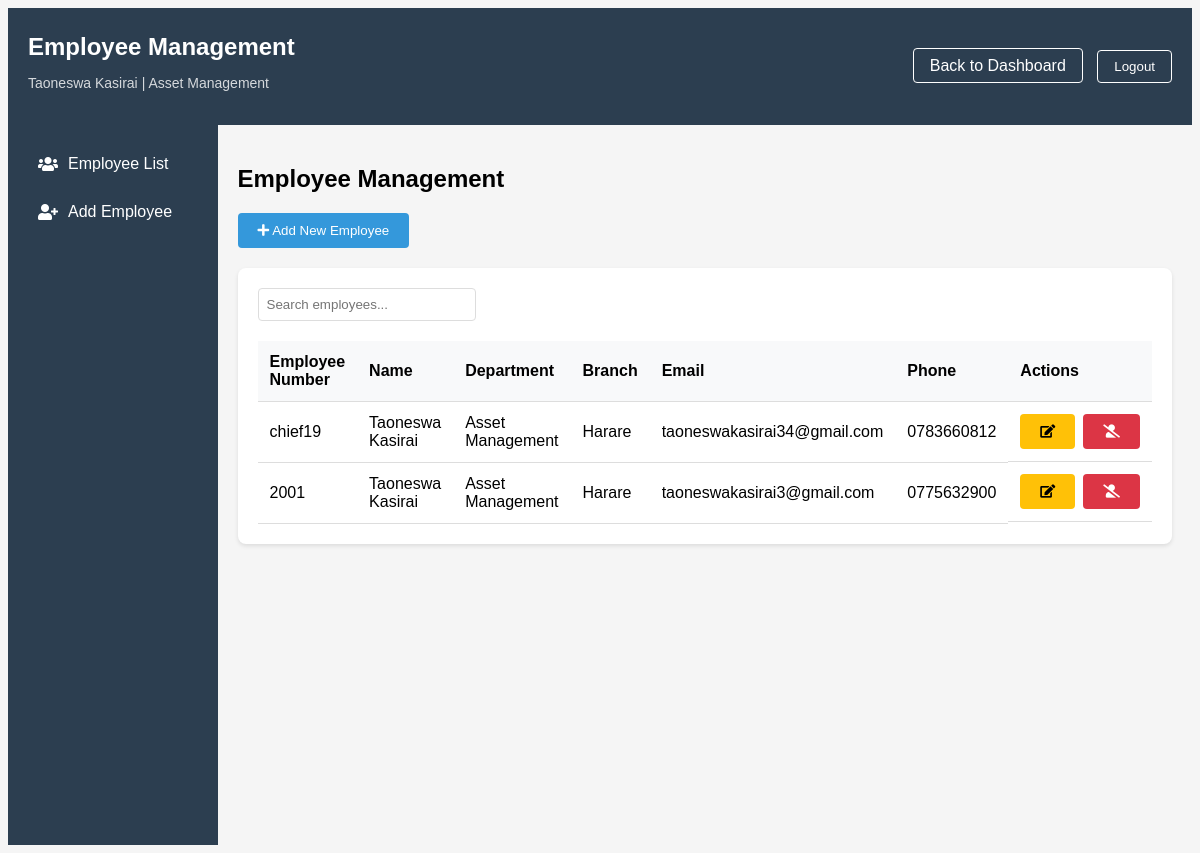
The page /employee-management/ (signed in) on the database as committed earlier.
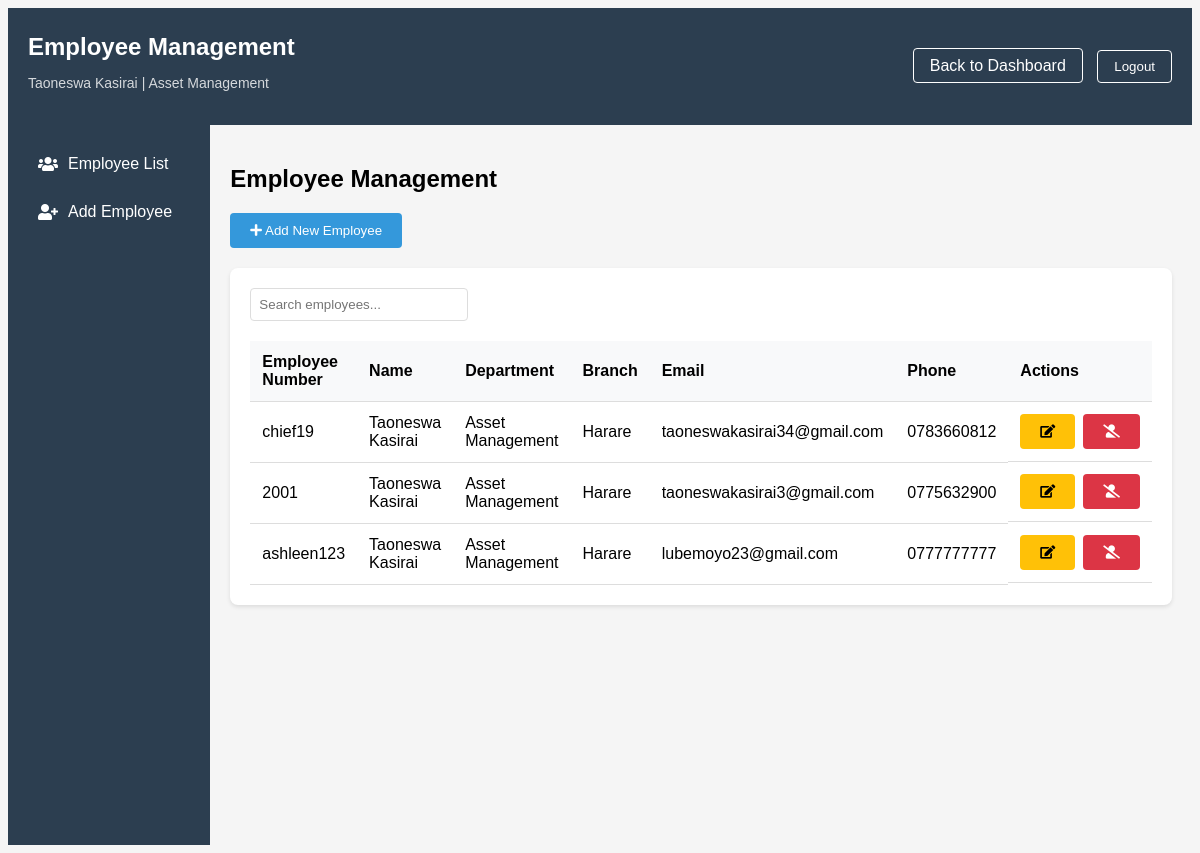
The same page on the database as committed later.
### myapp/models.py (models this page shows, shortened)
class Employee(models.Model):
    employee_number = models.CharField(max_length=10, unique=True)
    name = models.CharField(max_length=100)
    surname = models.CharField(max_length=100)
    department = models.ForeignKey(Department, on_delete=models.PROTECT)
    branch = models.CharField(max_length=100)
    section = models.CharField(max_length=100)
    email = models.EmailField(unique=True)
    phone_regex = RegexValidator(
        regex=r'^07\d{8}$',
        message="Phone number must start with '07' and be 10 digits long"
    )
    phone_number = models.CharField(
        validators=[phone_regex],
        max_length=10,
        unique=True
    )
    signature = models.ImageField(
        upload_to='signatures/', null=True, blank=True)
    created_at = models.DateTimeField(auto_now_add=True)
    password = models.CharField(
        max_length=128, default=make_password('defaultpassword'))
    is_first_login = models.BooleanField(default=True)
    is_active = models.BooleanField(default=True)
    roles = models.ManyToManyField(Role, blank=True)
    class Meta:
        ordering = ['surname', 'name']

class Department(models.Model):
    code = models.CharField(max_length=10, unique=True)
    name = models.CharField(max_length=100)
    description = models.TextField(blank=True)
    is_active = models.BooleanField(default=True)
    created_at = models.DateTimeField(auto_now_add=True)
    def __str__(self):
        return self.name
    class Meta:
        ordering = ['name']

### myapp/views.py (the view)
# urls.py: path('employee-management/', views.employee_management,
def employee_management(request):
    if 'employee_id' not in request.session:
        return redirect('login')
    employee = Employee.objects.get(id=request.session['employee_id'])
    return render(request, 'myapp/employee_management.html', {
        'employee': employee,
        'employees': Employee.objects.all().order_by('-is_active', 'surname', 'name'),
        'departments': Department.objects.filter(is_active=True),
    })

### myapp/templates/myapp/employee_management.html (shortened to what this page needs)
<!DOCTYPE html>
<html>
<head>
    {% load static %}
    <link rel="stylesheet" type="text/css" href="{% static 'myapp/css/style.css' %}">
    <link href="https://cdnjs.cloudflare.com/ajax/libs/font-awesome/5.15.4/css/all.min.css" rel="stylesheet">
</head>
<body>
    <div class="dashboard-header">
        <div class="user-info">
            <h1>Employee Management</h1>
            <p class="user-details">{{ employee.name }} {{ employee.surname }} | {{ employee.department }}</p>
        </div>
        <div class="header-actions">
            <a href="{% url 'dashboard' %}" class="back-button">Back to Dashboard</a>
            <button class="logout-button">Logout</button>
        </div>
    </div>
    <div class="system-layout">
        <div class="sidebar">
            <ul class="sidebar-menu">
                <li>
                    <a href="#employee-list">
                        <i class="fas fa-users"></i>
                        Employee List
                    </a>
                </li>
                <li>
                    <a href="#add-employee">
                        <i class="fas fa-user-plus"></i>
                        Add Employee
                    </a>
                </li>
            </ul>
        </div>
        <div class="main-content">
            <div class="content-header">
                <h2>Employee Management</h2>
                <button class="btn btn-primary" onclick="openModal()">
                    <i class="fas fa-plus"></i> Add New Employee
                </button>
            </div>
            <div class="employee-list">
                <div class="table-header">
                    <input type="text" class="search-box" id="employeeSearch"
                           placeholder="Search employees..." onkeyup="searchEmployees()">
                </div>
                <table class="employee-table" id="employeeTable">
                    <thead>
                        <tr>
                            <th>Employee Number</th>
                            <th>Name</th>
                            <th>Department</th>
                            <th>Branch</th>
                            <th>Email</th>
                            <th>Phone</th>
                            <th>Actions</th>
                        </tr>
                    </thead>
                    <tbody>
                        {% for emp in employees %}
                        <tr {% if not emp.is_active %}style="opacity: 0.6;"{% endif %}>
                            <td>{{ emp.employee_number }}</td>
                            <td>{{ emp.name }} {{ emp.surname }}</td>
                            <td>{{ emp.department.name }}</td>
                            <td>{{ emp.branch }}</td>
                            <td>{{ emp.email }}</td>
                            <td>{{ emp.phone_number }}</td>
                            <td class="action-buttons">
                                <button class="btn btn-edit" onclick="editEmployee('{{ emp.id }}', '{{ emp.employee_number }}', '{{ emp.name }}', '{{ emp.surname }}', '{{ emp.email }}', '{{ emp.phone_number }}', '{{ emp.department }}', '{{ emp.branch }}', '{{ emp.section }}')">
                                    <i class="fas fa-edit"></i>
                                </button>
                                <button class="btn {% if emp.is_active %}btn-delete{% else %}btn-success{% endif %}"
                                        onclick="toggleEmployeeStatus('{{ emp.id }}', {{ emp.is_active|lower }})">
                                    <i class="fas {% if emp.is_active %}fa-user-slash{% else %}fa-user-check{% endif %}"></i>
                                </button>
                            </td>
                        </tr>
                        {% endfor %}
                    </tbody>
                </table>
            </div>
        </div>
    </div>
</body>
</html>

Rows that differ between the two databases and show on the page:
added Employee: employee_number "ashleen123", name "Taoneswa", surname "Kasirai", department.name "Asset Management", branch "Harare", email "lubemoyo23@gmail.com", phone_number "0777777777", is_active True (drawn)
